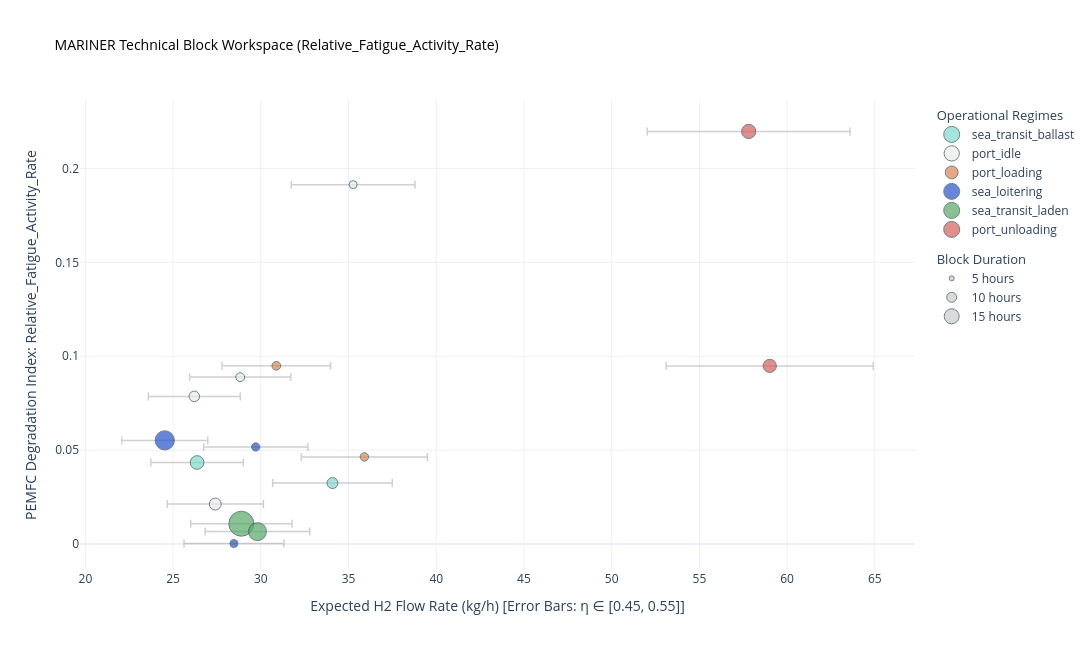
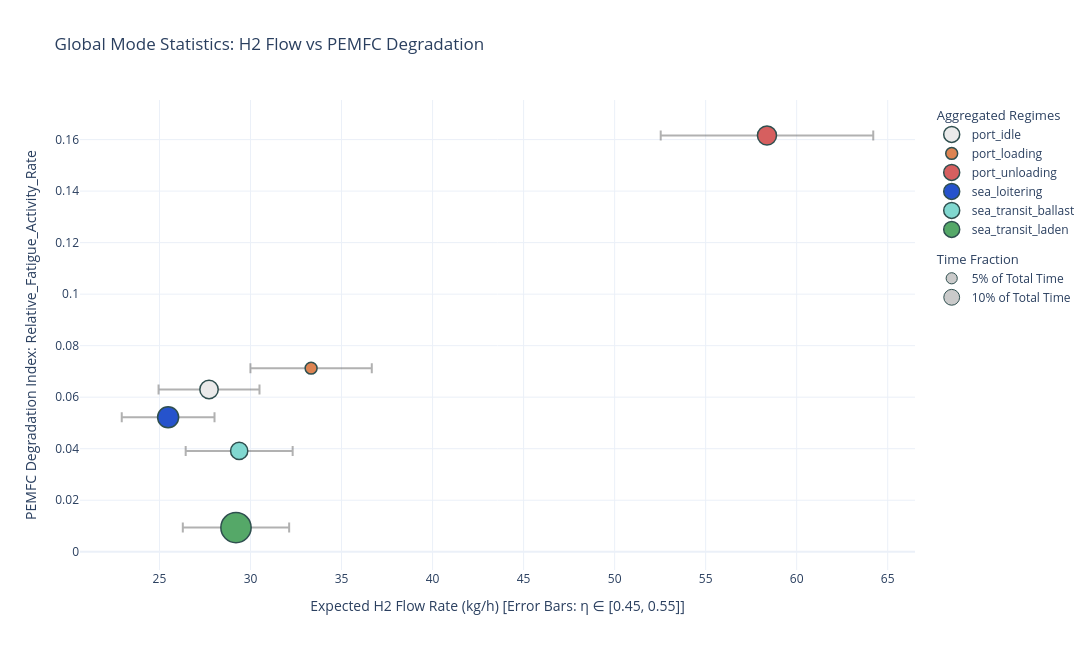
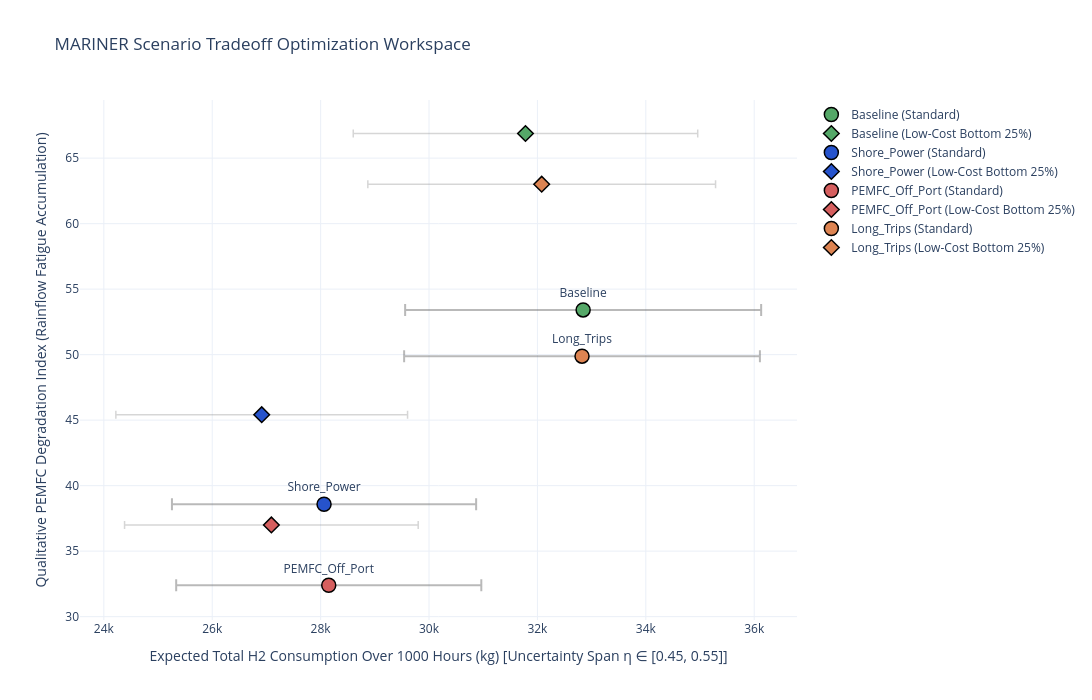

Here is the notebook cell these charts were saved with, in order:
### Code cell
# ==========================================
# GROUP 2: WEMBLEY & ROTHERHITHE COMBINED
# ==========================================
print("\n" + "="*50 + "\nANALYSIS: WEMBLEY & ROTHERHITHE COMBINED\n" + "="*50)
group2_regs = []
if "Wembley_voy_236.csv" in registry_dict:
    group2_regs.append(registry_dict["Wembley_voy_236.csv"])
if "Rotherhithe_voy_179.csv" in registry_dict:
    group2_regs.append(registry_dict["Rotherhithe_voy_179.csv"])

if group2_regs:
    group2_reg = pd.concat(group2_regs, ignore_index=True)
    group2_stats = profiler.extract_global_statistics(group2_reg)

    # 1. Plot Block Workspace
    fig_bricks_g2 = plot_block_space(group2_reg, y_axis_metric='Relative_Fatigue_Activity_Rate')
    fig_bricks_g2.show()

    # 2. Plot Aggregated Mode Statistics
    fig_stats_g2 = plot_mode_statistics(group2_stats, y_axis_metric='Relative_Fatigue_Activity_Rate', print_summary=True)
    fig_stats_g2.show()

    # 3. Instantiate Scenario Manager & Run Pipeline
    manager_g2 = ScenarioManager(registry_df=group2_reg, global_stats=group2_stats)
    compiled_scenarios_g2 = manager_g2.run_full_scenario_pipeline(total_target_h=1000.0, print_summary=True)

    # 4. Render Final Scenario Optimization Tradeoff Chart
    fig_tradeoff_g2 = plot_scenario_tradeoff_space(compiled_scenarios_g2)
    fig_tradeoff_g2.show()
else:
    print("Wembley and Rotherhithe data are not available in the processed cache.")

### Figure 1 — Plotly figure (JSON) as saved in the notebook; plotly's stock layout.template omitted (floating-point values rounded to 4 significant figures)
{"data": [{"error_x": {"array": [3.408, 2.637], "color": "rgba(120,120,120,0.35)", "symmetric": true, "thickness": 1.5, "type": "data", "width": 4}, "hoverinfo": "text", "legendgroup": "Modes", "legendgrouptitle": {"text": "Operational Regimes"}, "marker": {"color": "#81D8D0", "line": {"color": "DarkSlateGrey", "width": 1}, "size": [21.0, 32.83], "sizemin": 4, "sizemode": "area", "sizeref": 0.3512}, "mode": "markers", "name": "sea_transit_ballast", "text": ["<b>Mode Block: sea_transit_ballast</b><br>File Origin: Wembley_voy_236.csv<br>Start Timestamp: 2026-01-23 16:25<br>Total Duration: 21.00 h<br>Mean Power Demand: 562.2 kW<br>-----------------------------------<br>H2 Rate: [30.68 - 37.49] kg/h<br>Fatigue Damage Rate: 0.0325 (/s)<br>Power Fluctuation: 0.54 (kW²/s²)<br>", "<b>Mode Block: sea_transit_ballast</b><br>File Origin: Rotherhithe_voy_179.csv<br>Start Timestamp: 2025-12-22 10:55<br>Total Duration: 32.83 h<br>Mean Power Demand: 434.9 kW<br>-----------------------------------<br>H2 Rate: [23.73 - 29.00] kg/h<br>Fatigue Damage Rate: 0.0434 (/s)<br>Power Fluctuation: 0.58 (kW²/s²)<br>"], "type": "scatter", "x": [34.08, 26.37], "y": [0.03246, 0.04341]}, {"error_x": {"array": [2.741, 2.883, 2.621, 3.526], "color": "rgba(120,120,120,0.35)", "symmetric": true, "thickness": 1.5, "type": "data", "width": 4}, "hoverinfo": "text", "legendgroup": "Modes", "legendgrouptitle": {"text": "Operational Regimes"}, "marker": {"color": "#EAEAEA", "line": {"color": "DarkSlateGrey", "width": 1}, "size": [24.92, 13.92, 19.5, 2.917], "sizemin": 4, "sizemode": "area", "sizeref": 0.3512}, "mode": "markers", "name": "port_idle", "text": ["<b>Mode Block: port_idle</b><br>File Origin: Wembley_voy_236.csv<br>Start Timestamp: 2026-01-24 13:25<br>Total Duration: 24.92 h<br>Mean Power Demand: 452.0 kW<br>-----------------------------------<br>H2 Rate: [24.67 - 30.15] kg/h<br>Fatigue Damage Rate: 0.0213 (/s)<br>Power Fluctuation: 0.31 (kW²/s²)<br>", "<b>Mode Block: port_idle</b><br>File Origin: Wembley_voy_236.csv<br>Start Timestamp: 2026-01-31 04:35<br>Total Duration: 13.92 h<br>Mean Power Demand: 475.4 kW<br>-----------------------------------<br>H2 Rate: [25.94 - 31.71] kg/h<br>Fatigue Damage Rate: 0.0889 (/s)<br>Power Fluctuation: 1.52 (kW²/s²)<br>", "<b>Mode Block: port_idle</b><br>File Origin: Rotherhithe_voy_179.csv<br>Start Timestamp: 2025-12-26 12:35<br>Total Duration: 19.50 h<br>Mean Power Demand: 432.3 kW<br>-----------------------------------<br>H2 Rate: [23.59 - 28.83] kg/h<br>Fatigue Damage Rate: 0.0786 (/s)<br>Power Fluctuation: 1.40 (kW²/s²)<br>", "<b>Mode Block: port_idle</b><br>File Origin: Rotherhithe_voy_179.csv<br>Start Timestamp: 2025-12-30 09:35<br>Total Duration: 2.92 h<br>Mean Power Demand: 581.6 kW<br>-----------------------------------<br>H2 Rate: [31.74 - 38.79] kg/h<br>Fatigue Damage Rate: 0.1914 (/s)<br>Power Fluctuation: 3.28 (kW²/s²)<br>"], "type": "scatter", "x": [27.41, 28.83, 26.21, 35.26], "y": [0.02127, 0.08889, 0.07862, 0.1914]}, {"error_x": {"array": [3.59, 3.088], "color": "rgba(120,120,120,0.35)", "symmetric": true, "thickness": 1.5, "type": "data", "width": 4}, "hoverinfo": "text", "legendgroup": "Modes", "legendgrouptitle": {"text": "Operational Regimes"}, "marker": {"color": "#DD8452", "line": {"color": "DarkSlateGrey", "width": 1}, "size": [12.5, 13.17], "sizemin": 4, "sizemode": "area", "sizeref": 0.3512}, "mode": "markers", "name": "port_loading", "text": ["<b>Mode Block: port_loading</b><br>File Origin: Wembley_voy_236.csv<br>Start Timestamp: 2026-01-24 20:55<br>Total Duration: 12.50 h<br>Mean Power Demand: 592.2 kW<br>-----------------------------------<br>H2 Rate: [32.31 - 39.49] kg/h<br>Fatigue Damage Rate: 0.0464 (/s)<br>Power Fluctuation: 0.74 (kW²/s²)<br>", "<b>Mode Block: port_loading</b><br>File Origin: Rotherhithe_voy_179.csv<br>Start Timestamp: 2025-12-26 19:50<br>Total Duration: 13.17 h<br>Mean Power Demand: 509.4 kW<br>-----------------------------------<br>H2 Rate: [27.80 - 33.97] kg/h<br>Fatigue Damage Rate: 0.0949 (/s)<br>Power Fluctuation: 1.97 (kW²/s²)<br>"], "type": "scatter", "x": [35.9, 30.88], "y": [0.04639, 0.09489]}, {"error_x": {"array": [2.971, 2.453, 2.847], "color": "rgba(120,120,120,0.35)", "symmetric": true, "thickness": 1.5, "type": "data", "width": 4}, "hoverinfo": "text", "legendgroup": "Modes", "legendgrouptitle": {"text": "Operational Regimes"}, "marker": {"color": "#2653CC", "line": {"color": "DarkSlateGrey", "width": 1}, "size": [12.0, 64.83, 3.583], "sizemin": 4, "sizemode": "area", "sizeref": 0.3512}, "mode": "markers", "name": "sea_loitering", "text": ["<b>Mode Block: sea_loitering</b><br>File Origin: Wembley_voy_236.csv<br>Start Timestamp: 2026-01-30 11:15<br>Total Duration: 12.00 h<br>Mean Power Demand: 490.0 kW<br>-----------------------------------<br>H2 Rate: [26.74 - 32.68] kg/h<br>Fatigue Damage Rate: 0.0517 (/s)<br>Power Fluctuation: 0.92 (kW²/s²)<br>", "<b>Mode Block: sea_loitering</b><br>File Origin: Rotherhithe_voy_179.csv<br>Start Timestamp: 2025-12-23 15:00<br>Total Duration: 64.83 h<br>Mean Power Demand: 404.5 kW<br>-----------------------------------<br>H2 Rate: [22.07 - 26.98] kg/h<br>Fatigue Damage Rate: 0.0552 (/s)<br>Power Fluctuation: 0.90 (kW²/s²)<br>", "<b>Mode Block: sea_loitering</b><br>File Origin: Rotherhithe_voy_179.csv<br>Start Timestamp: 2025-12-30 01:20<br>Total Duration: 3.58 h<br>Mean Power Demand: 469.5 kW<br>-----------------------------------<br>H2 Rate: [25.62 - 31.31] kg/h<br>Fatigue Damage Rate: 0.0003 (/s)<br>Power Fluctuation: 0.01 (kW²/s²)<br>"], "type": "scatter", "x": [29.71, 24.53, 28.47], "y": [0.05168, 0.0552, 0.0002831]}, {"error_x": {"array": [2.889, 2.981], "color": "rgba(120,120,120,0.35)", "symmetric": true, "thickness": 1.5, "type": "data", "width": 4}, "hoverinfo": "text", "legendgroup": "Modes", "legendgrouptitle": {"text": "Operational Regimes"}, "marker": {"color": "#55A868", "line": {"color": "DarkSlateGrey", "width": 1}, "size": [109.8, 56.75], "sizemin": 4, "sizemode": "area", "sizeref": 0.3512}, "mode": "markers", "name": "sea_transit_laden", "text": ["<b>Mode Block: sea_transit_laden</b><br>File Origin: Wembley_voy_236.csv<br>Start Timestamp: 2026-01-26 02:50<br>Total Duration: 109.75 h<br>Mean Power Demand: 476.5 kW<br>-----------------------------------<br>H2 Rate: [26.00 - 31.78] kg/h<br>Fatigue Damage Rate: 0.0108 (/s)<br>Power Fluctuation: 0.11 (kW²/s²)<br>", "<b>Mode Block: sea_transit_laden</b><br>File Origin: Rotherhithe_voy_179.csv<br>Start Timestamp: 2025-12-27 21:15<br>Total Duration: 56.75 h<br>Mean Power Demand: 491.6 kW<br>-----------------------------------<br>H2 Rate: [26.83 - 32.79] kg/h<br>Fatigue Damage Rate: 0.0066 (/s)<br>Power Fluctuation: 0.09 (kW²/s²)<br>"], "type": "scatter", "x": [28.89, 29.81], "y": [0.01082, 0.00661]}, {"error_x": {"array": [5.781, 5.901], "color": "rgba(120,120,120,0.35)", "symmetric": true, "thickness": 1.5, "type": "data", "width": 4}, "hoverinfo": "text", "legendgroup": "Modes", "legendgrouptitle": {"text": "Operational Regimes"}, "marker": {"color": "#D65F5F", "line": {"color": "DarkSlateGrey", "width": 1}, "size": [35.33, 30.75], "sizemin": 4, "sizemode": "area", "sizeref": 0.3512}, "mode": "markers", "name": "port_unloading", "text": ["<b>Mode Block: port_unloading</b><br>File Origin: Wembley_voy_236.csv<br>Start Timestamp: 2026-01-31 09:35<br>Total Duration: 35.33 h<br>Mean Power Demand: 953.5 kW<br>-----------------------------------<br>H2 Rate: [52.03 - 63.59] kg/h<br>Fatigue Damage Rate: 0.2197 (/s)<br>Power Fluctuation: 3.56 (kW²/s²)<br>", "<b>Mode Block: port_unloading</b><br>File Origin: Rotherhithe_voy_179.csv<br>Start Timestamp: 2025-12-30 11:40<br>Total Duration: 30.75 h<br>Mean Power Demand: 973.3 kW<br>-----------------------------------<br>H2 Rate: [53.11 - 64.91] kg/h<br>Fatigue Damage Rate: 0.0949 (/s)<br>Power Fluctuation: 2.45 (kW²/s²)<br>"], "type": "scatter", "x": [57.81, 59.01], "y": [0.2197, 0.09486]}, {"legendgroup": "Size", "legendgrouptitle": {"text": "Block Duration"}, "marker": {"color": "rgba(150,150,150,0.5)", "line": {"color": "DarkSlateGrey", "width": 1}, "size": [5], "sizemode": "area", "sizeref": 0.3512}, "mode": "markers", "name": "5 hours", "type": "scatter", "x": [null], "y": [null]}, {"legendgroup": "Size", "legendgrouptitle": {"text": "Block Duration"}, "marker": {"color": "rgba(150,150,150,0.5)", "line": {"color": "DarkSlateGrey", "width": 1}, "size": [10], "sizemode": "area", "sizeref": 0.3512}, "mode": "markers", "name": "10 hours", "type": "scatter", "x": [null], "y": [null]}, {"legendgroup": "Size", "legendgrouptitle": {"text": "Block Duration"}, "marker": {"color": "rgba(150,150,150,0.5)", "line": {"color": "DarkSlateGrey", "width": 1}, "size": [15], "sizemode": "area", "sizeref": 0.3512}, "mode": "markers", "name": "15 hours", "type": "scatter", "x": [null], "y": [null]}], "layout": {"height": 650, "hovermode": "closest", "title": {"font": {"color": "black", "size": 14}, "text": "MARINER Technical Block Workspace (Relative_Fatigue_Activity_Rate)"}, "width": 1100, "xaxis": {"title": {"text": "Expected H2 Flow Rate (kg/h) [Error Bars: η ∈ [0.45, 0.55]]"}}, "yaxis": {"title": {"text": "PEMFC Degradation Index: Relative_Fatigue_Activity_Rate"}}}}

### Figure 2 — Plotly figure (JSON) as saved in the notebook; plotly's stock layout.template omitted (floating-point values rounded to 4 significant figures)
{"data": [{"error_x": {"array": [2.772], "arrayminus": [2.772], "color": "rgba(100,100,100,0.5)", "thickness": 2, "type": "data", "width": 5}, "hoverinfo": "text", "hovertext": ["<b>port_idle</b><br>Time Fraction: 13.5% (61.2 hrs)<br>Avg Block Duration: 15.3 hours<br>Mean Power: 457.2 kW<br>Mean Ship Speed: 0.0 knots<br>H2 Rate: [24.95 - 30.49] kg/h<br>Fatigue Damage Rate: 0.0630 (/h)<br>Power Fluctuation: 1.07 (kW³/h³)<br>"], "legendgroup": "Modes", "legendgrouptitle": {"text": "Aggregated Regimes"}, "marker": {"color": "#EAEAEA", "line": {"color": "DarkSlateGrey", "width": 1.5}, "size": 18.37}, "mode": "markers", "name": "port_idle", "type": "scatter", "x": [27.72], "y": [0.06299]}, {"error_x": {"array": [3.333], "arrayminus": [3.333], "color": "rgba(100,100,100,0.5)", "thickness": 2, "type": "data", "width": 5}, "hoverinfo": "text", "hovertext": ["<b>port_loading</b><br>Time Fraction: 5.7% (25.7 hrs)<br>Avg Block Duration: 12.8 hours<br>Mean Power: 549.7 kW<br>Mean Ship Speed: -0.0 knots<br>H2 Rate: [30.00 - 36.66] kg/h<br>Fatigue Damage Rate: 0.0713 (/h)<br>Power Fluctuation: 1.37 (kW³/h³)<br>"], "legendgroup": "Modes", "legendgrouptitle": {"text": "Aggregated Regimes"}, "marker": {"color": "#DD8452", "line": {"color": "DarkSlateGrey", "width": 1.5}, "size": 11.89}, "mode": "markers", "name": "port_loading", "type": "scatter", "x": [33.33], "y": [0.07127]}, {"error_x": {"array": [5.837], "arrayminus": [5.837], "color": "rgba(100,100,100,0.5)", "thickness": 2, "type": "data", "width": 5}, "hoverinfo": "text", "hovertext": ["<b>port_unloading</b><br>Time Fraction: 14.6% (66.1 hrs)<br>Avg Block Duration: 33.0 hours<br>Mean Power: 962.7 kW<br>Mean Ship Speed: -0.0 knots<br>H2 Rate: [52.53 - 64.21] kg/h<br>Fatigue Damage Rate: 0.1616 (/h)<br>Power Fluctuation: 3.05 (kW³/h³)<br>"], "legendgroup": "Modes", "legendgrouptitle": {"text": "Aggregated Regimes"}, "marker": {"color": "#D65F5F", "line": {"color": "DarkSlateGrey", "width": 1.5}, "size": 19.08}, "mode": "markers", "name": "port_unloading", "type": "scatter", "x": [58.37], "y": [0.1616]}, {"error_x": {"array": [2.548], "arrayminus": [2.548], "color": "rgba(100,100,100,0.5)", "thickness": 2, "type": "data", "width": 5}, "hoverinfo": "text", "hovertext": ["<b>sea_loitering</b><br>Time Fraction: 17.7% (80.4 hrs)<br>Avg Block Duration: 26.8 hours<br>Mean Power: 420.2 kW<br>Mean Ship Speed: 2.5 knots<br>H2 Rate: [22.93 - 28.02] kg/h<br>Fatigue Damage Rate: 0.0522 (/h)<br>Power Fluctuation: 0.86 (kW³/h³)<br>"], "legendgroup": "Modes", "legendgrouptitle": {"text": "Aggregated Regimes"}, "marker": {"color": "#2653CC", "line": {"color": "DarkSlateGrey", "width": 1.5}, "size": 21.05}, "mode": "markers", "name": "sea_loitering", "type": "scatter", "x": [25.48], "y": [0.05222]}, {"error_x": {"array": [2.938], "arrayminus": [2.938], "color": "rgba(100,100,100,0.5)", "thickness": 2, "type": "data", "width": 5}, "hoverinfo": "text", "hovertext": ["<b>sea_transit_ballast</b><br>Time Fraction: 11.9% (53.8 hrs)<br>Avg Block Duration: 26.9 hours<br>Mean Power: 484.5 kW<br>Mean Ship Speed: 12.0 knots<br>H2 Rate: [26.44 - 32.32] kg/h<br>Fatigue Damage Rate: 0.0391 (/h)<br>Power Fluctuation: 0.57 (kW³/h³)<br>"], "legendgroup": "Modes", "legendgrouptitle": {"text": "Aggregated Regimes"}, "marker": {"color": "#81D8D0", "line": {"color": "DarkSlateGrey", "width": 1.5}, "size": 17.22}, "mode": "markers", "name": "sea_transit_ballast", "type": "scatter", "x": [29.38], "y": [0.03914]}, {"error_x": {"array": [2.92], "arrayminus": [2.92], "color": "rgba(100,100,100,0.5)", "thickness": 2, "type": "data", "width": 5}, "hoverinfo": "text", "hovertext": ["<b>sea_transit_laden</b><br>Time Fraction: 36.7% (166.5 hrs)<br>Avg Block Duration: 83.2 hours<br>Mean Power: 481.6 kW<br>Mean Ship Speed: 11.8 knots<br>H2 Rate: [26.28 - 32.12] kg/h<br>Fatigue Damage Rate: 0.0094 (/h)<br>Power Fluctuation: 0.10 (kW³/h³)<br>"], "legendgroup": "Modes", "legendgrouptitle": {"text": "Aggregated Regimes"}, "marker": {"color": "#55A868", "line": {"color": "DarkSlateGrey", "width": 1.5}, "size": 30.29}, "mode": "markers", "name": "sea_transit_laden", "type": "scatter", "x": [29.2], "y": [0.009386]}, {"legendgroup": "Size", "legendgrouptitle": {"text": "Time Fraction"}, "marker": {"color": "rgba(150,150,150,0.5)", "line": {"color": "DarkSlateGrey", "width": 1}, "size": 11.18}, "mode": "markers", "name": "5% of Total Time", "type": "scatter", "x": [null], "y": [null]}, {"legendgroup": "Size", "legendgrouptitle": {"text": "Time Fraction"}, "marker": {"color": "rgba(150,150,150,0.5)", "line": {"color": "DarkSlateGrey", "width": 1}, "size": 15.81}, "mode": "markers", "name": "10% of Total Time", "type": "scatter", "x": [null], "y": [null]}], "layout": {"height": 650, "hovermode": "closest", "title": {"text": "Global Mode Statistics: H2 Flow vs PEMFC Degradation"}, "width": 1100, "xaxis": {"title": {"text": "Expected H2 Flow Rate (kg/h) [Error Bars: η ∈ [0.45, 0.55]]"}}, "yaxis": {"title": {"text": "PEMFC Degradation Index: Relative_Fatigue_Activity_Rate"}}}}

### Figure 3 — Plotly figure (JSON) as saved in the notebook; plotly's stock layout.template omitted (floating-point values rounded to 4 significant figures)
{"data": [{"error_x": {"array": [3284.0], "color": "rgba(80,80,80,0.4)", "thickness": 2, "type": "data", "width": 6}, "hoverinfo": "text", "hovertext": "<b>Scenario: Baseline (Standard)</b><br>Fatigue Index: 53.4145<br>H2 Mass Range: [29559.4 - 36128.2] kg<br>Power Fluctuation: 0.00 (kW²/s²)", "marker": {"color": "#55A868", "line": {"color": "black", "width": 1.5}, "size": 14, "symbol": "circle"}, "mode": "markers+text", "name": "Baseline (Standard)", "text": ["Baseline"], "textposition": "top center", "type": "scatter", "x": [32840.0], "y": [53.41]}, {"error_x": {"array": [3178.0], "color": "rgba(120,120,120,0.3)", "thickness": 1.5, "type": "data", "width": 4}, "hoverinfo": "text", "hovertext": "<b>Scenario: Baseline (Low-Cost Profile)</b><br>Fatigue Index: 66.8817<br>H2 Mass Range: [28601.9 - 34957.9] kg<br>Power Fluctuation: 0.00 (kW²/s²)", "marker": {"color": "#55A868", "line": {"color": "black", "width": 1.5}, "size": 12, "symbol": "diamond"}, "mode": "markers", "name": "Baseline (Low-Cost Bottom 25%)", "type": "scatter", "x": [31780.0], "y": [66.88]}, {"error_x": {"array": [2806.0], "color": "rgba(80,80,80,0.4)", "thickness": 2, "type": "data", "width": 6}, "hoverinfo": "text", "hovertext": "<b>Scenario: Shore_Power (Standard)</b><br>Fatigue Index: 38.5830<br>H2 Mass Range: [25256.9 - 30869.5] kg<br>Power Fluctuation: 0.00 (kW²/s²)", "marker": {"color": "#2653CC", "line": {"color": "black", "width": 1.5}, "size": 14, "symbol": "circle"}, "mode": "markers+text", "name": "Shore_Power (Standard)", "text": ["Shore_Power"], "textposition": "top center", "type": "scatter", "x": [28060.0], "y": [38.58]}, {"error_x": {"array": [2691.0], "color": "rgba(120,120,120,0.3)", "thickness": 1.5, "type": "data", "width": 4}, "hoverinfo": "text", "hovertext": "<b>Scenario: Shore_Power (Low-Cost Profile)</b><br>Fatigue Index: 45.4139<br>H2 Mass Range: [24221.8 - 29604.4] kg<br>Power Fluctuation: 0.00 (kW²/s²)", "marker": {"color": "#2653CC", "line": {"color": "black", "width": 1.5}, "size": 12, "symbol": "diamond"}, "mode": "markers", "name": "Shore_Power (Low-Cost Bottom 25%)", "type": "scatter", "x": [26910.0], "y": [45.41]}, {"error_x": {"array": [2815.0], "color": "rgba(80,80,80,0.4)", "thickness": 2, "type": "data", "width": 6}, "hoverinfo": "text", "hovertext": "<b>Scenario: PEMFC_Off_Port (Standard)</b><br>Fatigue Index: 32.3968<br>H2 Mass Range: [25334.9 - 30964.8] kg<br>Power Fluctuation: 0.00 (kW²/s²)", "marker": {"color": "#D65F5F", "line": {"color": "black", "width": 1.5}, "size": 14, "symbol": "circle"}, "mode": "markers+text", "name": "PEMFC_Off_Port (Standard)", "text": ["PEMFC_Off_Port"], "textposition": "top center", "type": "scatter", "x": [28150.0], "y": [32.4]}, {"error_x": {"array": [2709.0], "color": "rgba(120,120,120,0.3)", "thickness": 1.5, "type": "data", "width": 4}, "hoverinfo": "text", "hovertext": "<b>Scenario: PEMFC_Off_Port (Low-Cost Profile)</b><br>Fatigue Index: 36.9975<br>H2 Mass Range: [24382.4 - 29800.7] kg<br>Power Fluctuation: 0.00 (kW²/s²)", "marker": {"color": "#D65F5F", "line": {"color": "black", "width": 1.5}, "size": 12, "symbol": "diamond"}, "mode": "markers", "name": "PEMFC_Off_Port (Low-Cost Bottom 25%)", "type": "scatter", "x": [27090.0], "y": [37.0]}, {"error_x": {"array": [3282.0], "color": "rgba(80,80,80,0.4)", "thickness": 2, "type": "data", "width": 6}, "hoverinfo": "text", "hovertext": "<b>Scenario: Long_Trips (Standard)</b><br>Fatigue Index: 49.8843<br>H2 Mass Range: [29540.7 - 36105.3] kg<br>Power Fluctuation: 0.00 (kW²/s²)", "marker": {"color": "#DD8452", "line": {"color": "black", "width": 1.5}, "size": 14, "symbol": "circle"}, "mode": "markers+text", "name": "Long_Trips (Standard)", "text": ["Long_Trips"], "textposition": "top center", "type": "scatter", "x": [32820.0], "y": [49.88]}, {"error_x": {"array": [3208.0], "color": "rgba(120,120,120,0.3)", "thickness": 1.5, "type": "data", "width": 4}, "hoverinfo": "text", "hovertext": "<b>Scenario: Long_Trips (Low-Cost Profile)</b><br>Fatigue Index: 63.0147<br>H2 Mass Range: [28871.2 - 35287.0] kg<br>Power Fluctuation: 0.00 (kW²/s²)", "marker": {"color": "#DD8452", "line": {"color": "black", "width": 1.5}, "size": 12, "symbol": "diamond"}, "mode": "markers", "name": "Long_Trips (Low-Cost Bottom 25%)", "type": "scatter", "x": [32080.0], "y": [63.01]}], "layout": {"height": 700, "hovermode": "closest", "title": {"text": "MARINER Scenario Tradeoff Optimization Workspace"}, "width": 1100, "xaxis": {"title": {"text": "Expected Total H2 Consumption Over 1000 Hours (kg) [Uncertainty Span η ∈ [0.45, 0.55]]"}}, "yaxis": {"title": {"text": "Qualitative PEMFC Degradation Index (Rainflow Fatigue Accumulation)"}}}}
